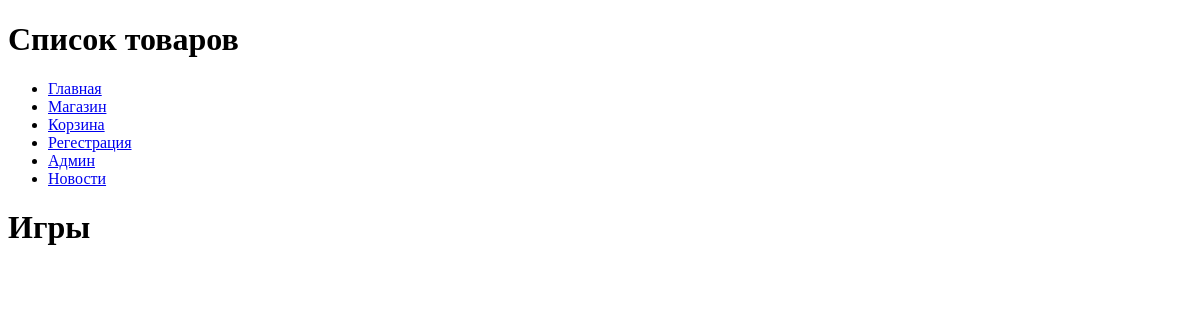
The app's page /games/, older data.
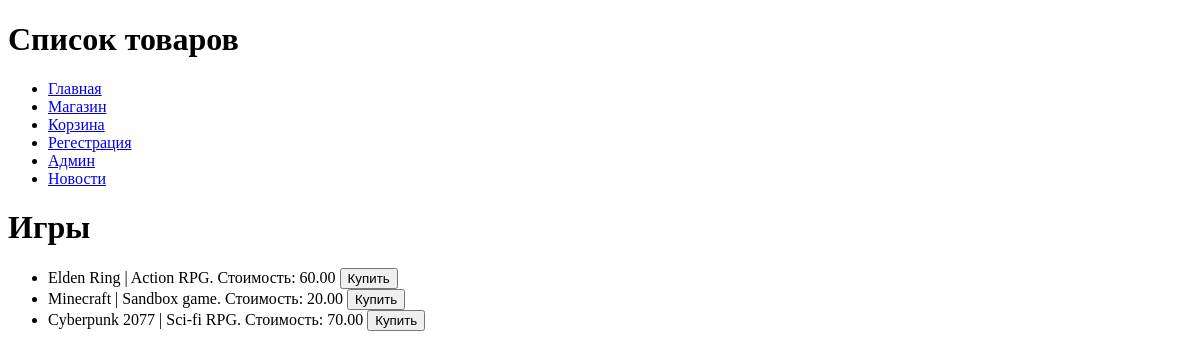
The same page, newer data.
### task1/models.py (models this page shows, shortened)
class Game(models.Model):
    title = models.CharField(max_length=100)
    cost = models.DecimalField(max_digits=10, decimal_places=2)
    size = models.DecimalField(max_digits=10, decimal_places=2)
    description = models.TextField()
    age_limited = models.BooleanField(default=False)
    buyer = models.ManyToManyField(Buyer, related_name='games')

### task1/views.py (the view)
# urls.py: path('games/', games_view, name='games'),
def games_view(request):
    games = Game.objects.all()
    return render(request, 'task1/games.html', {'games': games})

### templates/task1/games.html
{% extends "task1/menu.html" %}
{% block pagename %}Список товаров{% endblock %}
{% block content %}
<h1>Игры</h1>
<ul>
    {% for game in games %}
    <li>
        {{ game.title }} | {{ game.description }}. Стоимость: {{ game.cost }}
        <button>Купить</button>
    </li>
    {% endfor %}
</ul>
{% endblock %}

### templates/task1/menu.html (shortened to what this page needs)
<!DOCTYPE html>
<html>
<head>
</head>
<body>
    <header>
        <h1>{% block pagename %}Default Page{% endblock %}</h1>
    </header>
    <nav>
        {% block menu %}
        <ul>
            <li><a href="/">Главная</a></li>
            <li><a href="/games/">Магазин</a></li>
            <li><a href="/cart/">Корзина</a></li>
            <li><a href="/registration/">Регестрация</a></li>
            <li><a href="/admin/">Админ</a></li>
            <li><a href="/news/">Новости</a></li>
        </ul>
        {% endblock %}
    </nav>
    <main>
        {% block content %}{% endblock %}
    </main>
</body>
</html>

Row changes from the older to the newer data that the page shows:
added Game: title "Elden Ring", description "Action RPG", cost "60.00"
added Game: title "Minecraft", description "Sandbox game", cost "20.00"
added Game: title "Cyberpunk 2077", description "Sci-fi RPG", cost "70.00"
